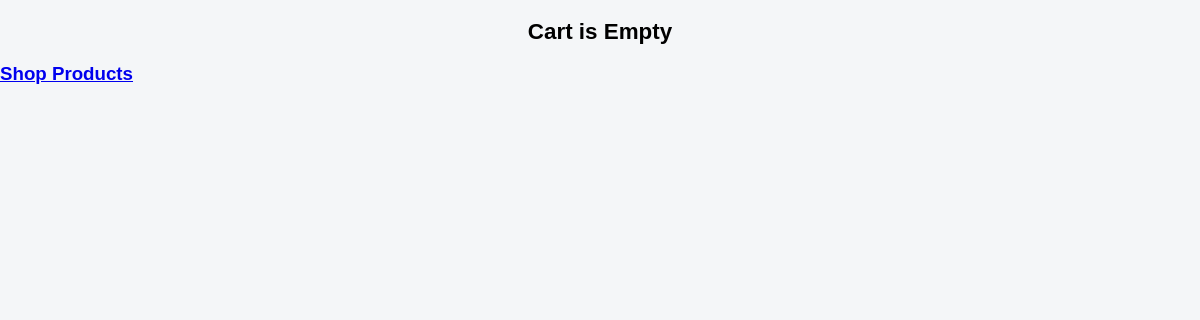
Before: /cart/ (signed in) with the older database file.
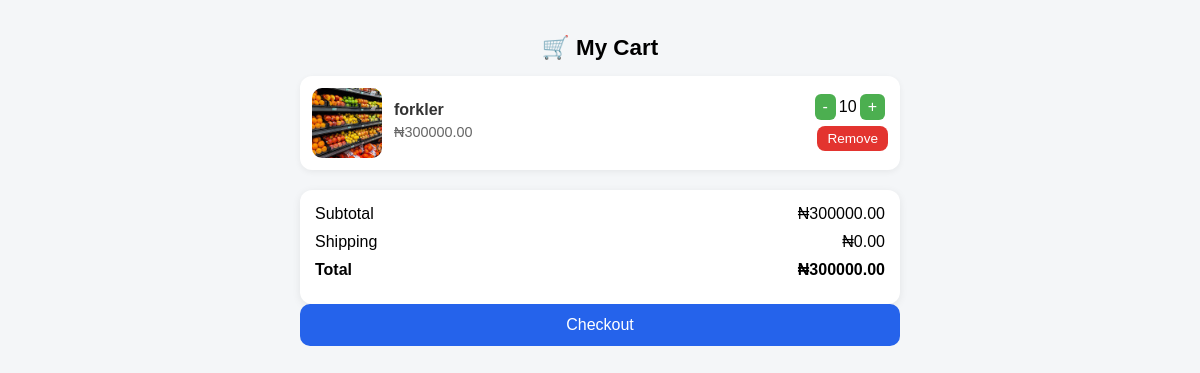
After: the same page with the newer database file.
### Products/models.py (models this page shows, shortened)
class Cart_Items(models.Model):
    user = models.ForeignKey(User, on_delete=models.CASCADE, null=True)
    product = models.ForeignKey("Products", on_delete=models.CASCADE, related_name="cartitemsproduct")
    quantity = models.PositiveIntegerField(default=1)
    purchased = models.BooleanField(default=False)
    def get_total(self):
        price = self.product.discountedprice or self.product.actualprice or Decimal("0.00")
        return price * self.quantity

class Products(models.Model):
    STATUS_CHOICES = (
    ('draft', 'Draft'),
    ('published', 'Published'),
    )
    user = models.ForeignKey(User, on_delete=models.CASCADE,null=True)
    category = models.ForeignKey(category, related_name="product_category",on_delete=models.CASCADE,null=True)
    name = models.CharField(max_length=50, null =True)
    description = models.TextField(null =True)
    meta_keywords = models.CharField(max_length=255, null =True, help_text="seo keywords seprated with comma")
    meta_descriptions = models.CharField(max_length=255, null =True, help_text="seo description here")
    product_image = models.ForeignKey(Product_image, on_delete=models.CASCADE,null= True,related_name="prod_image")
    published = models.DateTimeField(auto_now_add =True, null=True)
    updated = models.DateTimeField(auto_now=True,null=True)
    slug = models.SlugField(null=True, max_length=100,unique=True)
    actualprice = models.DecimalField(max_digits= 20, decimal_places=2,null=True)
    discountedprice = models.DecimalField(max_digits= 20, decimal_places=2,null=True)
    status = models.CharField(max_length=30, null =True,choices = STATUS_CHOICES,default="published")
    featured = models.BooleanField(default=False, null=True,blank=True)
    product_image2 = models.ForeignKey(Product_image, on_delete=models.CASCADE,null=True,related_name="prod_image2")
    product_image3 = models.ForeignKey(Product_image, on_delete=models.CASCADE, null=True,related_name="prod_image3")
    stock = models.PositiveIntegerField(default=0)
    class Meta:
        verbose_name="Products"
        verbose_name_plural="Products"

class Product_image(models.Model):
    user = models.ForeignKey(User, related_name="user_image",on_delete=models.CASCADE)
    image = models.ImageField( upload_to="img/product_images/", null=True)
    image_url = models.URLField(max_length=500, blank=True, null=True)
    Ishero = models.BooleanField(default=False)
    class Meta:
        verbose_name="Product_image"
        verbose_name_plural="Product Images"

### Products/views.py (the view)
# urls.py: path("cart/",views.view_cart, name="cart"),
@login_required
def view_cart(request):
    cart_items = Cart_Items.objects.filter(user=request.user)
    subtotal = sum(item.get_total() for item in cart_items)
    return render(request, "cart.html", {"cart_items": cart_items, "subtotal": subtotal})

### templates/cart.html (shortened to what this page needs)
<!DOCTYPE html>
<html lang="en">
<head>
</head>
<body>
{% if cart_items %}
<div class="container">
  <h2>🛒 My Cart</h2>
  {% for item in cart_items %}
  <div class="cart-item">
    <img src="{{ item.product.product_image.image.url }}" alt="{{ item.product.name }}">
    <div class="item-info">
      <h4>{{ item.product.name }}</h4>
      <p>₦{{ item.get_total }}</p>
    </div>
    <div class="item-actions">
      <div class="quantity">
        <form action="{% url 'decrease_quantity' item.id %}" method="post">
          <button type="submit">-</button>
        </form>
        <span>{{ item.quantity }}</span>
        <form action="{% url 'increase_quantity' item.id %}" method="post">
          <button type="submit">+</button>
        </form>
      </div>
      <form action="{% url 'remove_item' item.product.id %}" method="post">
        <button class="remove-btn">Remove</button>
      </form>
    </div>
  </div>
  {% endfor %}
  <div class="cart-summary">
    <div class="summary-row">
      <span>Subtotal</span>
      <span>₦{{ subtotal }}</span>
    </div>
    <div class="summary-row">
      <span>Shipping</span>
      <span>₦0.00</span>
    </div>
    <div class="summary-row" style="font-weight: bold;">
      <span>Total</span>
      <span>₦{{ subtotal }}</span>
    </div>
  </div>
  <a href="{% url 'shipping' %}">
    <button class="checkout-btn">Checkout</button>
  </a>
</div>
{% else %}
<h2>Cart is Empty</h2>
<h3><a href="{% url 'index' %}">Shop Products</a></h3>
{% endif %}
</body>
</html>

Changed rows visible on the page:
added Cart_Items: product.product_image.image (picture), product.name "forkler", get_total "300000.00", quantity "10"
Other visible differences:
{{ subtotal }}: (not shown) → "300000.00"
text no longer shown: "Cart is Empty Shop Products"
text now shown: "🛒 My Cart Subtotal ₦ Shipping ₦0.00 Total ₦ Checkout"
